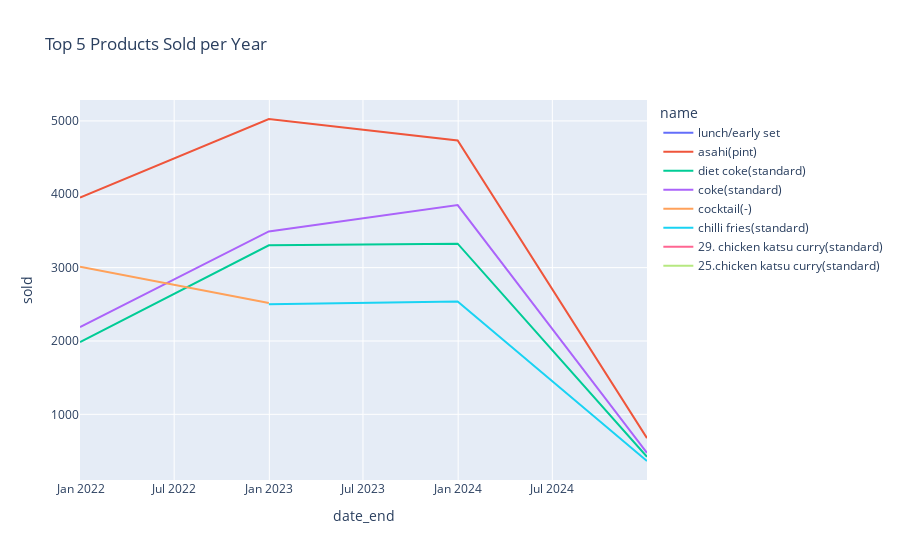

The cell this chart's notebook holds for it:
### Code cell
px.line(
    df.sort_values("sold", ascending=False)
    .groupby(["year"])
    .head(5)
    .sort_values("year"),
    x="date_end",
    y="sold",
    color="name",
    title="Top 5 Products Sold per Year"
)

### Figure 1 — Plotly figure (JSON) as saved in the notebook; plotly's stock layout.template omitted (floating-point values rounded to 4 significant figures)
{"data": [{"hovertemplate": "name=lunch/early set<br>date_end=%{x}<br>sold=%{y}<extra></extra>", "legendgroup": "lunch/early set", "line": {"color": "#636efa", "dash": "solid"}, "marker": {"symbol": "circle"}, "mode": "lines", "name": "lunch/early set", "orientation": "v", "showlegend": true, "type": "scatter", "x": ["2021-12-31T00:00:00"], "xaxis": "x", "y": [1956], "yaxis": "y"}, {"hovertemplate": "name=asahi(pint)<br>date_end=%{x}<br>sold=%{y}<extra></extra>", "legendgroup": "asahi(pint)", "line": {"color": "#EF553B", "dash": "solid"}, "marker": {"symbol": "circle"}, "mode": "lines", "name": "asahi(pint)", "orientation": "v", "showlegend": true, "type": "scatter", "x": ["2021-12-31T00:00:00", "2022-12-31T00:00:00", "2023-12-31T00:00:00", "2024-12-31T00:00:00"], "xaxis": "x", "y": [3954, 5026, 4733, 676], "yaxis": "y"}, {"hovertemplate": "name=diet coke(standard)<br>date_end=%{x}<br>sold=%{y}<extra></extra>", "legendgroup": "diet coke(standard)", "line": {"color": "#00cc96", "dash": "solid"}, "marker": {"symbol": "circle"}, "mode": "lines", "name": "diet coke(standard)", "orientation": "v", "showlegend": true, "type": "scatter", "x": ["2021-12-31T00:00:00", "2022-12-31T00:00:00", "2023-12-31T00:00:00", "2024-12-31T00:00:00"], "xaxis": "x", "y": [1986, 3304, 3327, 422], "yaxis": "y"}, {"hovertemplate": "name=coke(standard)<br>date_end=%{x}<br>sold=%{y}<extra></extra>", "legendgroup": "coke(standard)", "line": {"color": "#ab63fa", "dash": "solid"}, "marker": {"symbol": "circle"}, "mode": "lines", "name": "coke(standard)", "orientation": "v", "showlegend": true, "type": "scatter", "x": ["2021-12-31T00:00:00", "2022-12-31T00:00:00", "2023-12-31T00:00:00", "2024-12-31T00:00:00"], "xaxis": "x", "y": [2189, 3494, 3852, 475], "yaxis": "y"}, {"hovertemplate": "name=cocktail(-)<br>date_end=%{x}<br>sold=%{y}<extra></extra>", "legendgroup": "cocktail(-)", "line": {"color": "#FFA15A", "dash": "solid"}, "marker": {"symbol": "circle"}, "mode": "lines", "name": "cocktail(-)", "orientation": "v", "showlegend": true, "type": "scatter", "x": ["2021-12-31T00:00:00", "2022-12-31T00:00:00"], "xaxis": "x", "y": [3013, 2517], "yaxis": "y"}, {"hovertemplate": "name=chilli fries(standard)<br>date_end=%{x}<br>sold=%{y}<extra></extra>", "legendgroup": "chilli fries(standard)", "line": {"color": "#19d3f3", "dash": "solid"}, "marker": {"symbol": "circle"}, "mode": "lines", "name": "chilli fries(standard)", "orientation": "v", "showlegend": true, "type": "scatter", "x": ["2022-12-31T00:00:00", "2023-12-31T00:00:00", "2024-12-31T00:00:00"], "xaxis": "x", "y": [2501, 2537, 364], "yaxis": "y"}, {"hovertemplate": "name=29. chicken katsu curry(standard)<br>date_end=%{x}<br>sold=%{y}<extra></extra>", "legendgroup": "29. chicken katsu curry(standard)", "line": {"color": "#FF6692", "dash": "solid"}, "marker": {"symbol": "circle"}, "mode": "lines", "name": "29. chicken katsu curry(standard)", "orientation": "v", "showlegend": true, "type": "scatter", "x": ["2023-12-31T00:00:00"], "xaxis": "x", "y": [2320], "yaxis": "y"}, {"hovertemplate": "name=25.chicken katsu curry(standard)<br>date_end=%{x}<br>sold=%{y}<extra></extra>", "legendgroup": "25.chicken katsu curry(standard)", "line": {"color": "#B6E880", "dash": "solid"}, "marker": {"symbol": "circle"}, "mode": "lines", "name": "25.chicken katsu curry(standard)", "orientation": "v", "showlegend": true, "type": "scatter", "x": ["2024-12-31T00:00:00"], "xaxis": "x", "y": [387], "yaxis": "y"}], "layout": {"legend": {"title": {"text": "name"}, "tracegroupgap": 0}, "title": {"text": "Top 5 Products Sold per Year"}, "xaxis": {"anchor": "y", "domain": [0, 1], "title": {"text": "date_end"}}, "yaxis": {"anchor": "x", "domain": [0, 1], "title": {"text": "sold"}}}}
